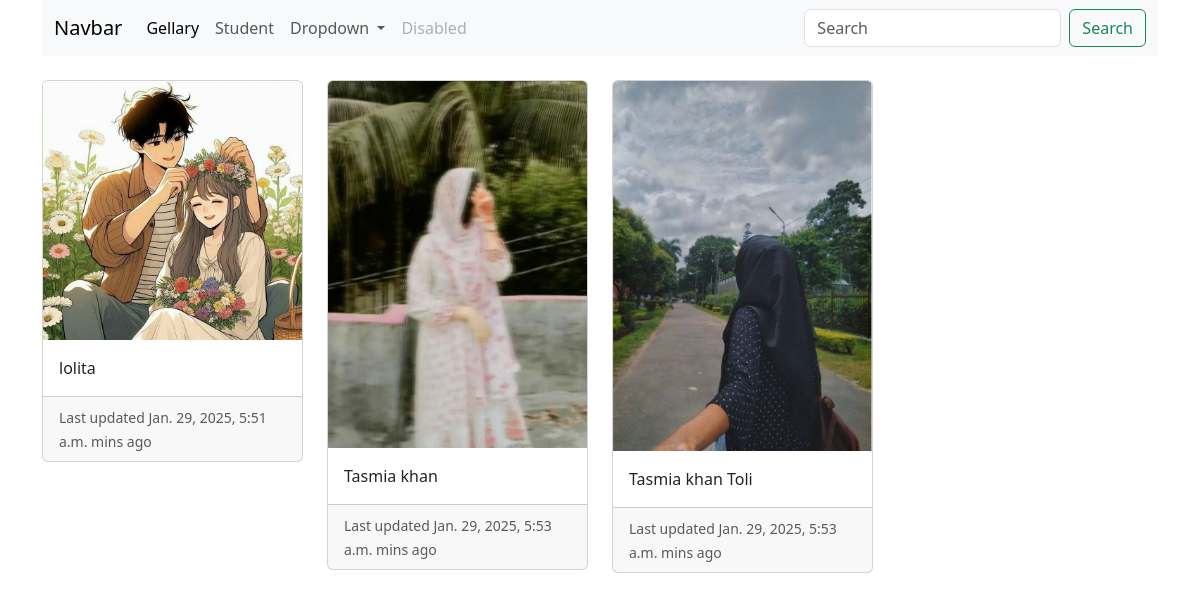
The page /student/ on the database its author committed.
### student_update/models.py (models this page shows, shortened)
class St_img(models.Model):
    COURSE = (
        ('Mathematics', 'Mathematics'),
        ('Science', 'Science'),
        ('English', 'English'),
        ('History', 'History'),
        ('Geography', 'Geography'),
        ('Computer Science', 'Computer Science'),
        ('Arts', 'Arts'),
        ('Business', 'Business'),
        ('Health', 'Health'),
        ('Others', 'Others')
    )
    name = models.CharField(max_length=100)
    email = models.EmailField(max_length=50)
    phone = models.IntegerField(null=True)
    course = models.CharField(max_length=100, choices=COURSE ,null=True)
    image = models.ImageField(upload_to=st_img, null=False)
    checkbox = models.BooleanField(default=False)
    created_at = models.DateTimeField(auto_now_add=True)
    updated_at = models.DateTimeField(auto_now=True)

### student_update/views.py (the view)
# urls.py: 2. Add a URL to urlpatterns:  path('', views.home, name='home')
class home(ListView):
    model = models.St_img
    context_object_name = 'img'
    template_name = "home.html"

### student_update/templates/home.html (shortened to what this page needs)
{% extends "layout.html" %}
{% load static %}
{% block content %}
<div class="row row-cols-1 row-cols-md-4 g-4">
    {% for item in img %}
    <div class="col">
        <div class="card h-80 w-60">
            <img src="{{item.image.url}}" class="card-img-top" alt="...">
            <div class="card-body">
                <p class="card-text">{{item.name}}</p>
            </div>
            <div class="card-footer">
                <small class="text-body-secondary">Last updated {{item.updated_at}} mins ago</small>
            </div>
        </div>
    </div>
    {% endfor %}
</div>
{% endblock %}

### student_update/templates/layout.html (shortened to what this page needs)
<!DOCTYPE html>
<html lang="en">
<head>
    <link rel="stylesheet" href="https://cdn.jsdelivr.net/npm/bootstrap@5.3.3/dist/css/bootstrap.min.css">
</head>
<body class="container">
    {% include "components/nave.html" %}
    {% block content %}
    {% endblock %}
</body>
</html>

### student_update/templates/components/nave.html (shortened to what this page needs)
<nav class="navbar navbar-expand-lg bg-body-tertiary">
    <div class="container-fluid">
        <a class="navbar-brand" href="{% url 'home' %}">Navbar</a>
        <div class="collapse navbar-collapse" id="navbarSupportedContent">
            <ul class="navbar-nav me-auto mb-2 mb-lg-0">
                <li class="nav-item">
                    <a class="nav-link active" aria-current="page" href="{% url 'home' %}">Gellary</a>
                </li>
                <li class="nav-item">
                    <a class="nav-link" href="{% url 'studentList' %}">Student</a>
                </li>
                <li class="nav-item dropdown">
                    <a class="nav-link dropdown-toggle" href="#" role="button" data-bs-toggle="dropdown"
                        aria-expanded="false">
                        Dropdown
                    </a>
                </li>
                <li class="nav-item">
                    <a class="nav-link disabled" aria-disabled="true">Disabled</a>
                </li>
            </ul>
            <form class="d-flex" role="search">
                <input class="form-control me-2" type="search" placeholder="Search" aria-label="Search">
                <button class="btn btn-outline-success" type="submit">Search</button>
            </form>
        </div>
    </div>
</nav>

### rows shown on the page
St_img: image (picture), name "lolita", updated_at "Jan. 29, 2025, 5:51 a.m."
St_img: image (picture), name "Tasmia khan", updated_at "Jan. 29, 2025, 5:53 a.m."
St_img: image (picture), name "Tasmia khan Toli", updated_at "Jan. 29, 2025, 5:53 a.m."
